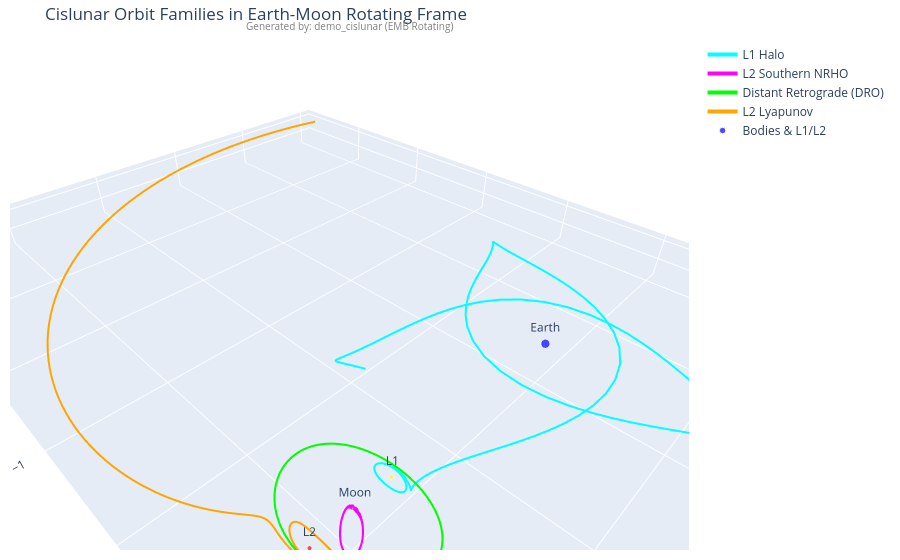
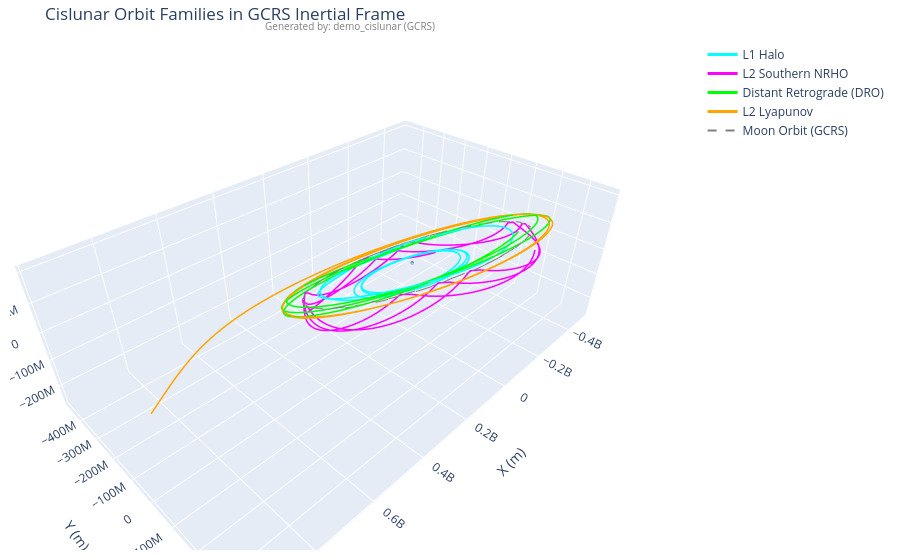

The code cell stored with these charts, in order, in its notebook:
### Code cell
import cislunar

fig_rot, fig_gcrs = cislunar.demo_cislunar()
fig_rot.show()
fig_gcrs.show()

### Figure 1 — Plotly figure (JSON) as saved in the notebook; plotly's stock layout.template omitted (floating-point values rounded to 4 significant figures; data arrays with more than 128 entries replaced by an {"elided": "..."} marker saying what was removed)
{"data": [{"line": {"color": "cyan", "width": 4}, "mode": "lines", "name": "L1 Halo", "type": "scatter3d", "x": {"elided": "400 float values"}, "y": {"elided": "400 float values"}, "z": {"elided": "400 float values"}}, {"line": {"color": "magenta", "width": 4}, "mode": "lines", "name": "L2 Southern NRHO", "type": "scatter3d", "x": {"elided": "400 float values"}, "y": {"elided": "400 float values"}, "z": {"elided": "400 float values"}}, {"line": {"color": "lime", "width": 4}, "mode": "lines", "name": "Distant Retrograde (DRO)", "type": "scatter3d", "x": {"elided": "400 float values"}, "y": {"elided": "400 float values"}, "z": {"elided": "400 float values"}}, {"line": {"color": "orange", "width": 4}, "mode": "lines", "name": "L2 Lyapunov", "type": "scatter3d", "x": {"elided": "400 float values"}, "y": {"elided": "400 float values"}, "z": {"elided": "400 float values"}}, {"marker": {"color": ["blue", "gray", "yellow", "red"], "size": [10, 6, 5, 5]}, "mode": "markers+text", "name": "Bodies & L1/L2", "text": ["Earth", "Moon", "L1", "L2"], "textposition": "top center", "type": "scatter3d", "x": [-0.01215, 0.9878, 0.8369, 1.156], "y": [0, 0, 0, 0], "z": [0, 0, 0, 0]}], "layout": {"annotations": [{"font": {"color": "gray", "size": 10}, "showarrow": false, "text": "Generated by: demo_cislunar (EMB Rotating)", "x": 0.5, "xanchor": "center", "xref": "paper", "y": 1.01, "yanchor": "bottom", "yref": "paper"}], "margin": {"b": 10, "l": 10, "r": 20, "t": 40}, "scene": {"aspectmode": "data", "xaxis": {"title": {"text": "X (L*)"}}, "yaxis": {"title": {"text": "Y (L*)"}}, "zaxis": {"title": {"text": "Z (L*)"}}}, "title": {"text": "Cislunar Orbit Families in Earth-Moon Rotating Frame"}}}

### Figure 2 — Plotly figure (JSON) as saved in the notebook; plotly's stock layout.template omitted (floating-point values rounded to 4 significant figures; data arrays with more than 128 entries replaced by an {"elided": "..."} marker saying what was removed)
{"data": [{"colorscale": [[0, "rgb(247,251,255)"], [0.125, "rgb(222,235,247)"], [0.25, "rgb(198,219,239)"], [0.375, "rgb(158,202,225)"], [0.5, "rgb(107,174,214)"], [0.625, "rgb(66,146,198)"], [0.75, "rgb(33,113,181)"], [0.875, "rgb(8,81,156)"], [1, "rgb(8,48,107)"]], "name": "Earth", "opacity": 0.5, "showscale": false, "type": "surface", "x": {"elided": "100x100 float values"}, "y": {"elided": "100x100 float values"}, "z": {"elided": "100x100 float values"}}, {"line": {"color": "cyan", "width": 3}, "mode": "lines", "name": "L1 Halo", "type": "scatter3d", "x": {"elided": "400 float values"}, "y": {"elided": "400 float values"}, "z": {"elided": "400 float values"}}, {"line": {"color": "magenta", "width": 3}, "mode": "lines", "name": "L2 Southern NRHO", "type": "scatter3d", "x": {"elided": "400 float values"}, "y": {"elided": "400 float values"}, "z": {"elided": "400 float values"}}, {"line": {"color": "lime", "width": 3}, "mode": "lines", "name": "Distant Retrograde (DRO)", "type": "scatter3d", "x": {"elided": "400 float values"}, "y": {"elided": "400 float values"}, "z": {"elided": "400 float values"}}, {"line": {"color": "orange", "width": 3}, "mode": "lines", "name": "L2 Lyapunov", "type": "scatter3d", "x": {"elided": "400 float values"}, "y": {"elided": "400 float values"}, "z": {"elided": "400 float values"}}, {"line": {"color": "gray", "dash": "dash", "width": 2}, "mode": "lines", "name": "Moon Orbit (GCRS)", "type": "scatter3d", "x": {"elided": "400 float values"}, "y": {"elided": "400 float values"}, "z": {"elided": "400 float values"}}], "layout": {"annotations": [{"font": {"color": "gray", "size": 10}, "showarrow": false, "text": "Generated by: demo_cislunar (GCRS)", "x": 0.5, "xanchor": "center", "xref": "paper", "y": 1.01, "yanchor": "bottom", "yref": "paper"}], "margin": {"b": 10, "l": 10, "r": 20, "t": 40}, "scene": {"aspectmode": "data", "xaxis": {"title": {"text": "X (m)"}}, "yaxis": {"title": {"text": "Y (m)"}}, "zaxis": {"title": {"text": "Z (m)"}}}, "title": {"text": "Cislunar Orbit Families in GCRS Inertial Frame"}}}
